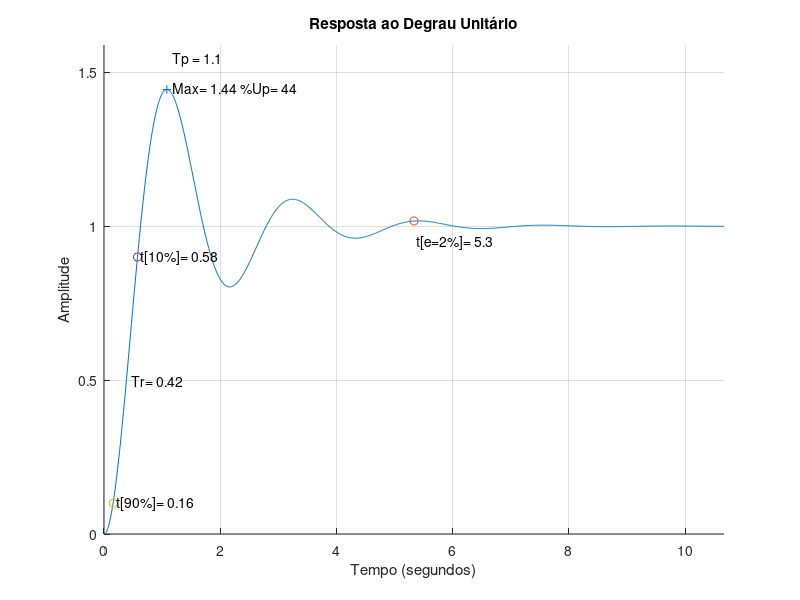

MATLAB code to generate this figure:


% Sendo b/(s^2 + bs + b)
% b = 100
% a = 15
% w0 = sqrt(b)
% zeta = (a/2)/w0
zeta = 0.25;
w0 = 3;
H = tf(w0^2,[1,2*zeta*w0,w0^2])
% s = tf('s');
% H = 9/(s*(s^2 + 9*s + 9))


if zeta < 0
    fprintf('Nao é um sistema estavel\n');
elseif zeta == 0
    fprintf('Reposta sem amortecimento\n');
elseif zeta < 1
    fprintf('Reposta sub-amortecida\n');
    %Calcular Instante de Pico a pico
    Tp = pi / (w0 * sqrt(1-zeta.^2));
    disp(['1. Instante de Pico - Tp: ' num2str(Tp), ' s']);
    %Ultrapassagem percentual - %UP
    Up = exp(-zeta*pi/sqrt(1-zeta.^2));
    disp(['2. Ultrapassagem percentual - %UP: ' num2str(Up*100), ' %']);
    %Tempo de assenstamento - Ts
    Ts = 4 / (zeta * w0);
    disp(['3. Tempo de assenstamento - Ts: ' num2str(Ts) ' s']);
    %Resposta ao impusso
    tempo = linspace(0,2*Ts,1000);
    resposta = step(H,tempo);
    t10percent = min(tempo(resposta > 0.1));
    t90percent = min(tempo(resposta > 0.9));
    
    %Tempo de subida - Tr
    Tr = t90percent - t10percent;
    disp(['4. Tempo de subida - Tr: ' num2str(Tr) ' s']);
    
    %Plotagem
    fig = figure();
    hold on;
    grid on;
    
    plot(tempo,resposta);
    
    %Tempo de Pico Tp
    scatter(Tp,max(resposta),'+');
    text(Tp,max(resposta)+0.1,...
        ['  Tp = ' num2str(Tp,2)]);
    
    %Ultrapassagem Percentual
    text(Tp,max(resposta),['  Max= ' num2str(max(resposta),3) ...
        ' %Up= ' num2str(Up*100,2)]);
    
    %3. Tempo de assentamento - Ts
    scatter(Ts,resposta(tempo == min(tempo(tempo > Ts))));
    text(Ts,0.95,[' t[e=2%]= ' num2str(Ts,2)]);
    
    %4. Tempo de subida Tr
    scatter(t10percent,0.1);
    text(t10percent,0.1,[' t[90%]= ' num2str(t10percent,2)]);
    scatter(t90percent,0.9);
    text(t90percent,0.9,[' t[10%]= ' num2str(t90percent,2)]);
    
    text(t90percent-t10percent,0.5,[' Tr= ' num2str(Tr,2)]);
    
   
    title('Resposta ao Degrau Unitário');
    xlabel('Tempo (segundos)');
    ylabel('Amplitude');
    axis([0,max(tempo),0,max(resposta)*1.1]);
    
elseif zeta == 1
    fprintf('Reposta criticamente-amortecida\n');
elseif zeta > 1
    fprintf('Reposta subper-amortecida\n');
end


% 
% p = pole(H)
% [z, gain] = zero(H)
% tempo = linspace(0,10,1000);
% reposta = step(H,t);
% 
% syms ss;
% F = 9/(ss*(ss^2 + 9*ss + 9));
% ht = ilaplace(F);
% pretty(ht);
% 
% rlocus(H)
%stepplot(H)










